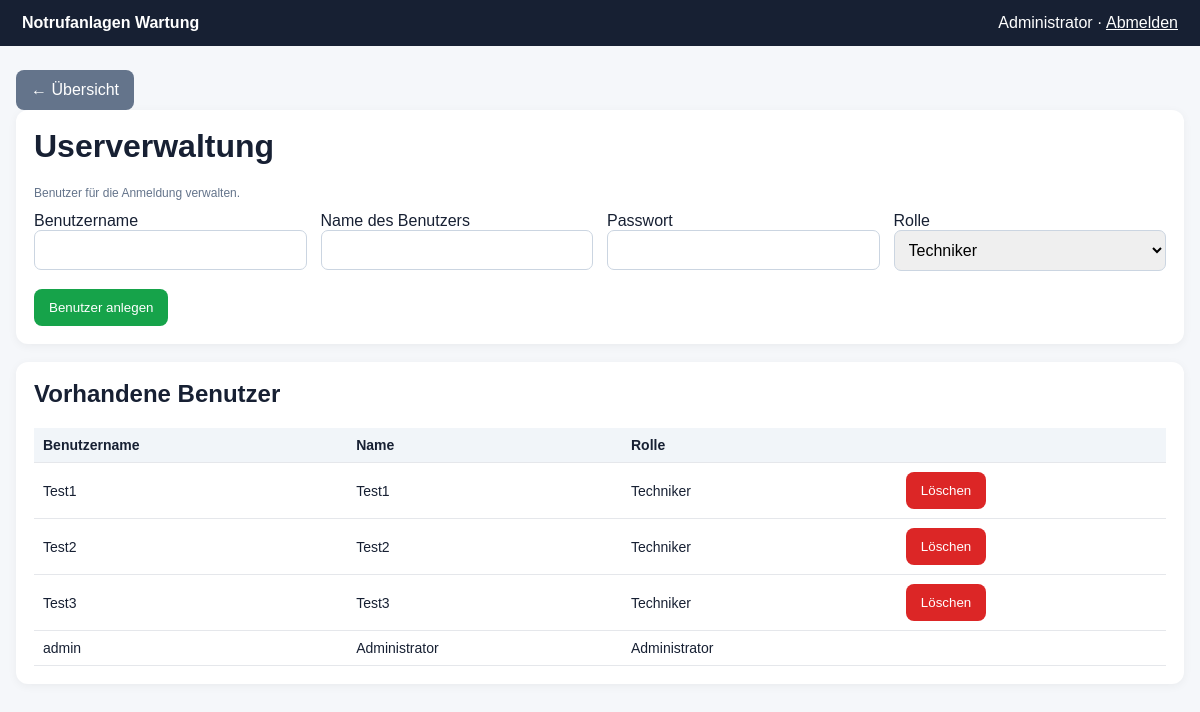
The app's page /users (signed in) with its own data.
### tables this page shows
CREATE TABLE users (
        id INTEGER PRIMARY KEY AUTOINCREMENT,
        username TEXT UNIQUE NOT NULL,
        password_hash TEXT NOT NULL,
        display_name TEXT NOT NULL,
        role TEXT NOT NULL DEFAULT 'technician'
    );

### app/main.py (the view)
@app.get("/users", response_class=HTMLResponse)
def users_page(request: Request):
    u=current_user(request)
    if not u: return RedirectResponse("/login",303)
    if u["role"] != "admin": return RedirectResponse("/",303)
    c=db(); users=c.execute("SELECT id,username,display_name,role FROM users ORDER BY username").fetchall(); c.close()
    return TEMPLATES.TemplateResponse("users.html", {"request":request,"user":u,"users":users})

### app/templates/users.html (shortened to what this page needs)
{% extends "base.html" %}{% block content %}
<div class="actions"><a href="/" class="btn secondary">← Übersicht</a></div>
<div class="card"><h1>Userverwaltung</h1><p class="mini">Benutzer für die Anmeldung verwalten.</p>
<form method="post" action="/users/create"><div class="grid"><label>Benutzername<input name="username" required></label><label>Name des Benutzers<input name="display_name" required></label><label>Passwort<input type="password" name="password" required></label><label>Rolle<select name="role"><option value="technician">Techniker</option><option value="admin">Administrator</option></select></label></div><br><button class="btn success" type="submit">Benutzer anlegen</button></form></div>
<div class="card"><h2>Vorhandene Benutzer</h2><table><tr><th>Benutzername</th><th>Name</th><th>Rolle</th><th></th></tr>{% for x in users %}<tr><td>{{x.username}}</td><td>{{x.display_name}}</td><td>{{'Administrator' if x.role=='admin' else 'Techniker'}}</td><td>{% if x.id != user.id %}<form method="post" action="/users/{{x.id}}/delete" onsubmit="return confirm('Benutzer wirklich löschen?')"><button class="btn danger" type="submit">Löschen</button></form>{% endif %}</td></tr>{% endfor %}</table></div>
{% endblock %}

### app/templates/base.html (shortened to what this page needs)
<!doctype html>
<html lang="de">
<head>
</head>
<body>
<div class="top"><b>Notrufanlagen Wartung</b>{% if user %}<span>{{ user.display_name }} · <a style="color:white" href="/logout">Abmelden</a></span>{% endif %}</div>
<div class="wrap">{% block content %}{% endblock %}</div>
</body>
</html>

### app/templates/base.html (style rules this page uses)
:root { font-family:Arial,sans-serif;color:#172033;background:#f5f7fa }
body { margin:0 }
.top { background:#172033;color:#fff;padding:14px 22px;display:flex;justify-content:space-between;align-items:center }
.wrap { max-width:1200px;margin:24px auto;padding:0 16px }
.card { background:white;border-radius:12px;padding:18px;margin-bottom:18px;box-shadow:0 2px 10px #0000000d }
h1,h2 { margin-top:0 }
.btn { display:inline-block;border:0;border-radius:8px;padding:11px 15px;background:#2563eb;color:white;text-decoration:none;cursor:pointer }
.btn.secondary { background:#64748b }
.btn.success { background:#16a34a }
.btn.danger { background:#dc2626 }
input,select { padding:10px;border:1px solid #cbd5e1;border-radius:7px;font-size:16px;width:100%;box-sizing:border-box }
.grid { display:grid;grid-template-columns:repeat(auto-fit,minmax(220px,1fr));gap:14px }
table { width:100%;border-collapse:collapse }
th,td { border-bottom:1px solid #e5e7eb;padding:9px;text-align:left;font-size:14px }
th { background:#f1f5f9 }
.mini { font-size:12px;color:#64748b }
.actions { display:flex;gap:8px;flex-wrap:wrap }

### records on screen
users: display_name "Administrator", username "admin", role "Administrator"
users: username "Test1", display_name "Test1", role "Techniker"
users: username "Test2", display_name "Test2", role "Techniker"
users: username "Test3", display_name "Test3", role "Techniker"
